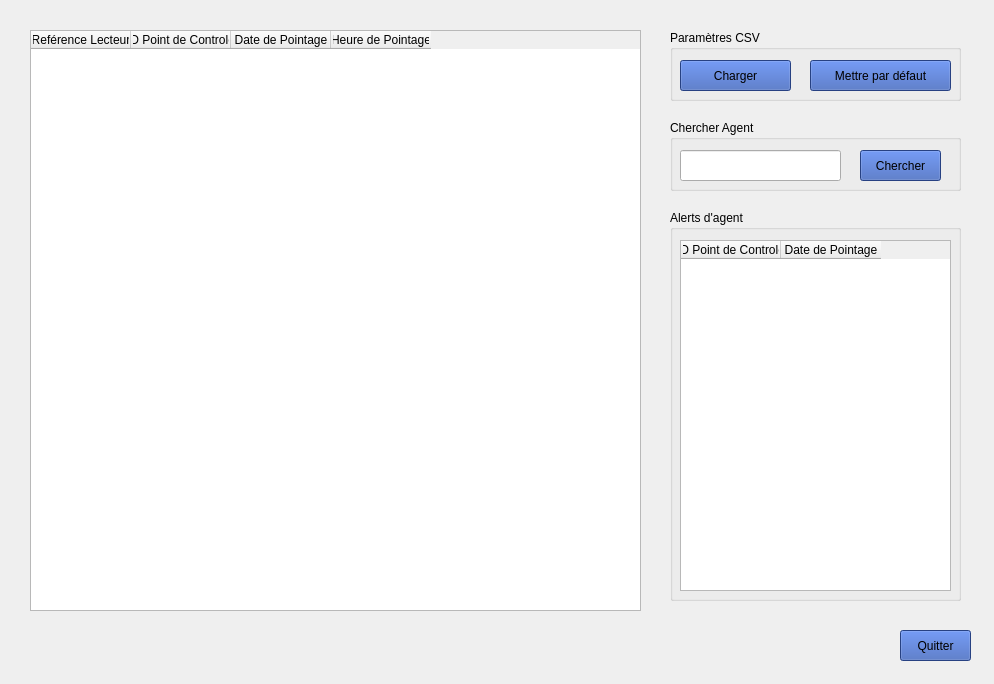
<?xml version="1.0" encoding="UTF-8"?>
<ui version="4.0">
 <class>MainWindow</class>
 <widget class="QMainWindow" name="MainWindow">
  <property name="geometry">
   <rect>
    <x>0</x>
    <y>0</y>
    <width>994</width>
    <height>684</height>
   </rect>
  </property>
  <property name="minimumSize">
   <size>
    <width>900</width>
    <height>649</height>
   </size>
  </property>
  <property name="windowTitle">
   <string>MainWindow</string>
  </property>
  <property name="toolTip">
   <string>&lt;html&gt;&lt;head/&gt;&lt;body&gt;&lt;p&gt;fsfsfs&lt;/p&gt;&lt;/body&gt;&lt;/html&gt;</string>
  </property>
  <property name="whatsThis">
   <string>&lt;html&gt;&lt;head/&gt;&lt;body&gt;&lt;p&gt;:)))))))))&lt;/p&gt;&lt;p&gt;&lt;br/&gt;&lt;/p&gt;&lt;/body&gt;&lt;/html&gt;</string>
  </property>
  <property name="autoFillBackground">
   <bool>true</bool>
  </property>
  <property name="styleSheet">
   <string notr="true"/>
  </property>
  <widget class="QWidget" name="centralwidget">
   <widget class="QPushButton" name="QuitButton">
    <property name="geometry">
     <rect>
      <x>900</x>
      <y>630</y>
      <width>71</width>
      <height>31</height>
     </rect>
    </property>
    <property name="styleSheet">
     <string notr="true">font: 63 11pt &quot;URW Gothic&quot;;
background-color:  rgb(55, 91, 182)</string>
    </property>
    <property name="text">
     <string>Quitter</string>
    </property>
   </widget>
   <widget class="QTableWidget" name="DataTable">
    <property name="geometry">
     <rect>
      <x>30</x>
      <y>30</y>
      <width>611</width>
      <height>581</height>
     </rect>
    </property>
    <column>
     <property name="text">
      <string>Reférence Lecteur</string>
     </property>
    </column>
    <column>
     <property name="text">
      <string>ID Point de Controle</string>
     </property>
    </column>
    <column>
     <property name="text">
      <string>Date de Pointage</string>
     </property>
    </column>
    <column>
     <property name="text">
      <string>Heure de Pointage</string>
     </property>
    </column>
   </widget>
   <widget class="QGroupBox" name="groupBox">
    <property name="geometry">
     <rect>
      <x>670</x>
      <y>120</y>
      <width>291</width>
      <height>71</height>
     </rect>
    </property>
    <property name="title">
     <string>Chercher Agent</string>
    </property>
    <widget class="QLineEdit" name="lineEdit">
     <property name="geometry">
      <rect>
       <x>10</x>
       <y>30</y>
       <width>161</width>
       <height>31</height>
      </rect>
     </property>
    </widget>
    <widget class="QPushButton" name="QuitButton_2">
     <property name="geometry">
      <rect>
       <x>190</x>
       <y>30</y>
       <width>81</width>
       <height>31</height>
      </rect>
     </property>
     <property name="styleSheet">
      <string notr="true">font: 63 11pt &quot;URW Gothic&quot;;
background-color:  rgb(55, 91, 182)</string>
     </property>
     <property name="text">
      <string>Chercher</string>
     </property>
    </widget>
   </widget>
   <widget class="QGroupBox" name="groupBox_2">
    <property name="geometry">
     <rect>
      <x>670</x>
      <y>210</y>
      <width>291</width>
      <height>391</height>
     </rect>
    </property>
    <property name="title">
     <string>Alerts d'agent</string>
    </property>
    <widget class="QTableWidget" name="DataTable_2">
     <property name="geometry">
      <rect>
       <x>10</x>
       <y>30</y>
       <width>271</width>
       <height>351</height>
      </rect>
     </property>
     <column>
      <property name="text">
       <string>ID Point de Controle</string>
      </property>
     </column>
     <column>
      <property name="text">
       <string>Date de Pointage</string>
      </property>
     </column>
    </widget>
   </widget>
   <widget class="QGroupBox" name="groupBox_3">
    <property name="geometry">
     <rect>
      <x>670</x>
      <y>30</y>
      <width>291</width>
      <height>71</height>
     </rect>
    </property>
    <property name="title">
     <string>Paramètres CSV</string>
    </property>
    <widget class="QPushButton" name="QuitButton_3">
     <property name="geometry">
      <rect>
       <x>10</x>
       <y>30</y>
       <width>111</width>
       <height>31</height>
      </rect>
     </property>
     <property name="styleSheet">
      <string notr="true">font: 63 11pt &quot;URW Gothic&quot;;
background-color:  rgb(55, 91, 182)</string>
     </property>
     <property name="text">
      <string>Charger</string>
     </property>
    </widget>
    <widget class="QPushButton" name="QuitButton_4">
     <property name="geometry">
      <rect>
       <x>140</x>
       <y>30</y>
       <width>141</width>
       <height>31</height>
      </rect>
     </property>
     <property name="styleSheet">
      <string notr="true">font: 63 11pt &quot;URW Gothic&quot;;
background-color:  rgb(55, 91, 182)</string>
     </property>
     <property name="text">
      <string>Mettre par défaut</string>
     </property>
    </widget>
   </widget>
  </widget>
 </widget>
 <resources>
  <include location="../../QT Designer files/prodLogo.qrc"/>
 </resources>
 <connections/>
</ui>
